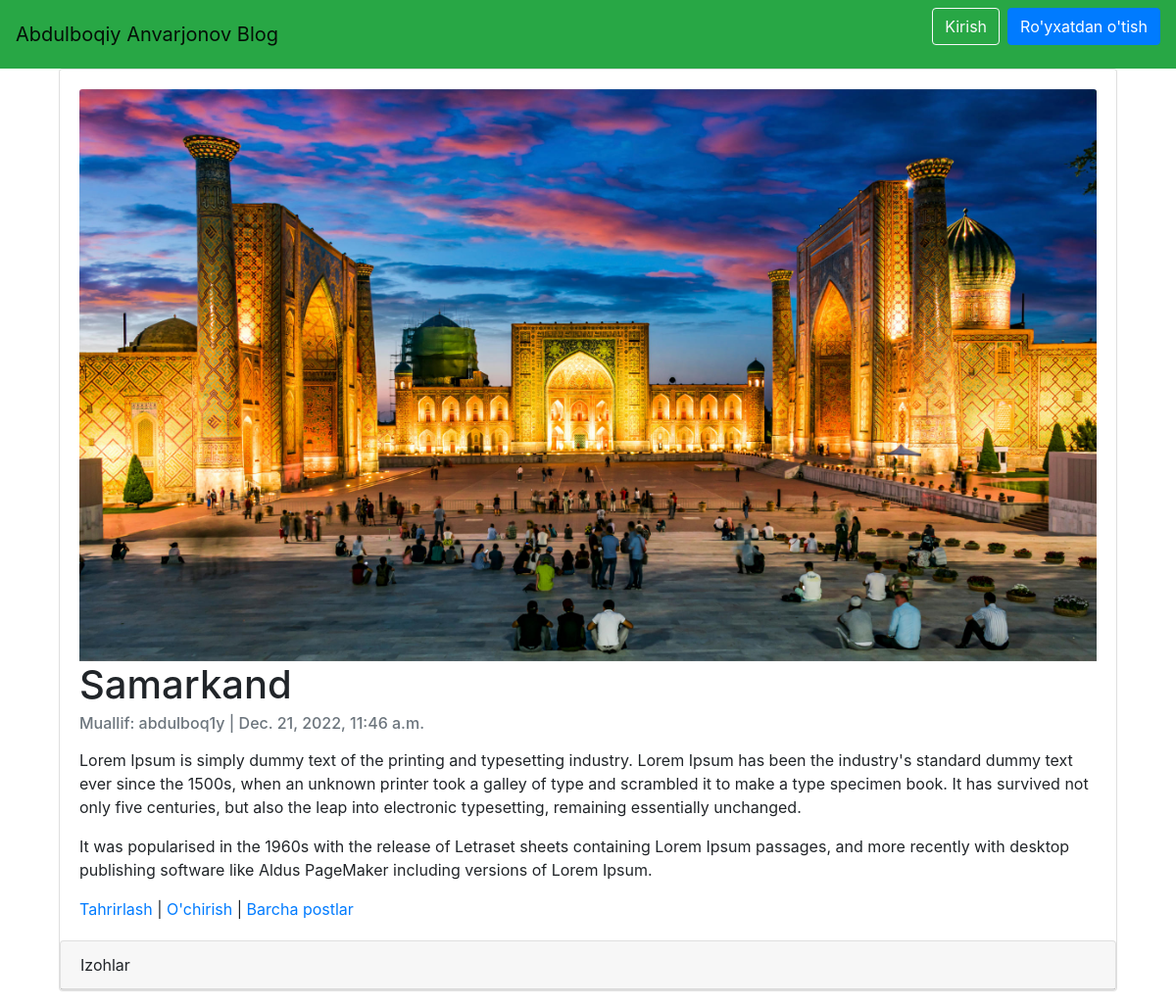
/articles/1/, run on the app's committed database.
### articles/models.py (models this page shows, shortened)
class Article(models.Model):
    title = models.CharField(max_length=150)
    summary = models.CharField(max_length=200, blank=True)
    body = RichTextField()
    photo = models.ImageField(upload_to='images/', blank=True)
    date = models.DateTimeField(auto_now_add=True)
    author = models.ForeignKey(
        get_user_model(),
        on_delete=models.CASCADE,
    )

### accounts/models.py (models this page shows)
class CustomUser(AbstractUser):
    age=models.PositiveIntegerField(null=True, blank=True)

### articles/views.py (the view)
# urls.py: path('<int:pk>/', ArticleDetailView.as_view(), name='article_detail'),
class ArticleDetailView(DetailView):
    model = Article
    template_name = 'article_detail.html'

### templates/article_detail.html (shortened to what this page needs)
{% extends 'base.html' %}
{% block content %}
    <div class="container-fluid">
        <div class="card" >
          <div class="card-body">
              {%  if object.photo %}
                <img class="card-img-top" src="{{ object.photo.url }}" alt="{{ object.title }}">
              {% endif %}
              <h1 class="card-title">{{ object.title }}</h1>
              <h6 class="card-subtitle mb-2 text-muted">Muallif: {{ object.author }} | {{ object.date }}</h6>
              <p class="card-text">{{ object.body | safe}}</p>
              <a href="{% url 'article_edit' article.pk %}">Tahrirlash</a> |
              <a href="{% url 'article_delete' article.pk %}">O'chirish</a> |
              <a href="{% url 'article_list' %}">Barcha postlar</a>
          </div>
            <div class="card">
                <div class="card-header">Izohlar</div>
            </div>
        </div>
    </div>
{% endblock content %}

### data on the page
Article: photo (picture), title "Samarkand", author "abdulboq1y", date "Dec. 21, 2022, 11:46 a.m.", body "Lorem Ipsum is simply dummy text of the printing and typesetting industry. Lorem Ipsum has been the industry's standard dummy text ever since the 1500s, when an unknown printer took a galley of type and scrambled it to make a type specimen book. It has survived not only five centuries, but also the leap into electronic typesetting, remaining essentially unchanged. It was popularised in the 1960s with the release of Letraset sheets containing Lorem Ipsum passages, and more recently with desktop publishing software like Aldus PageMaker including versions of Lorem Ipsum."
